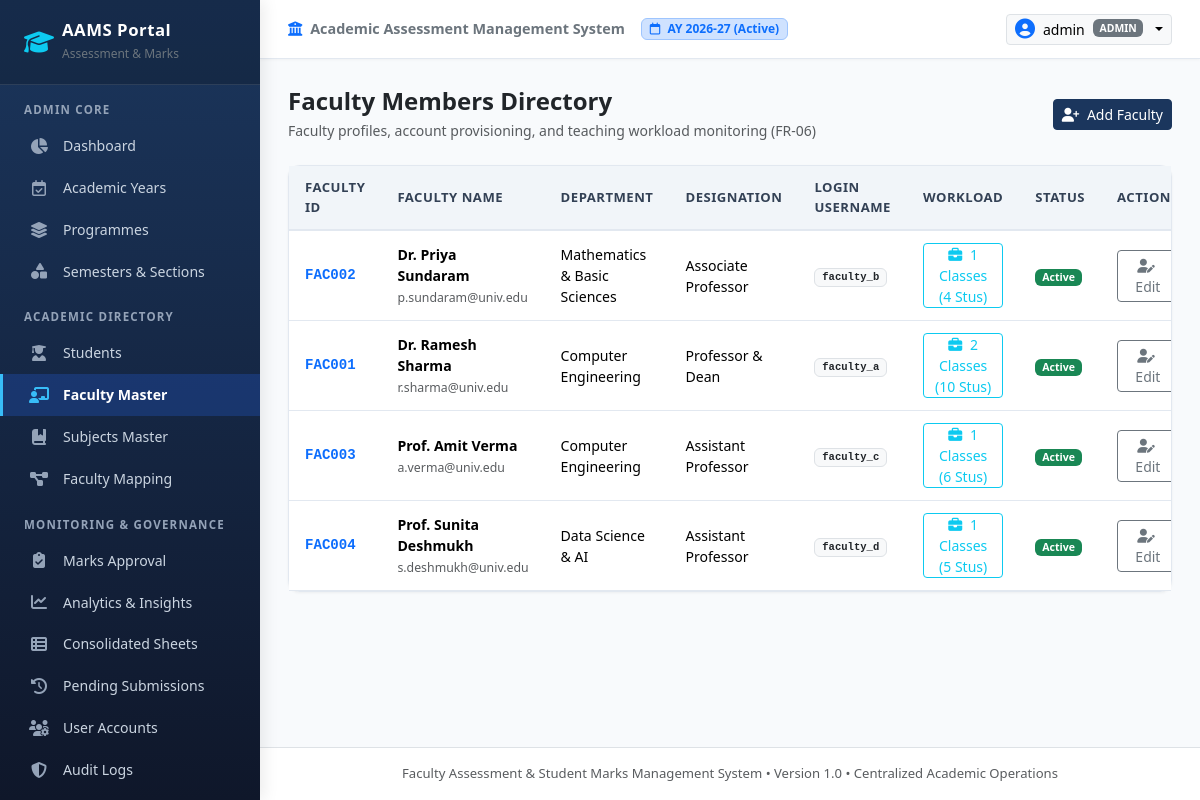
Before: /admin/faculty (signed in) with the older database file.
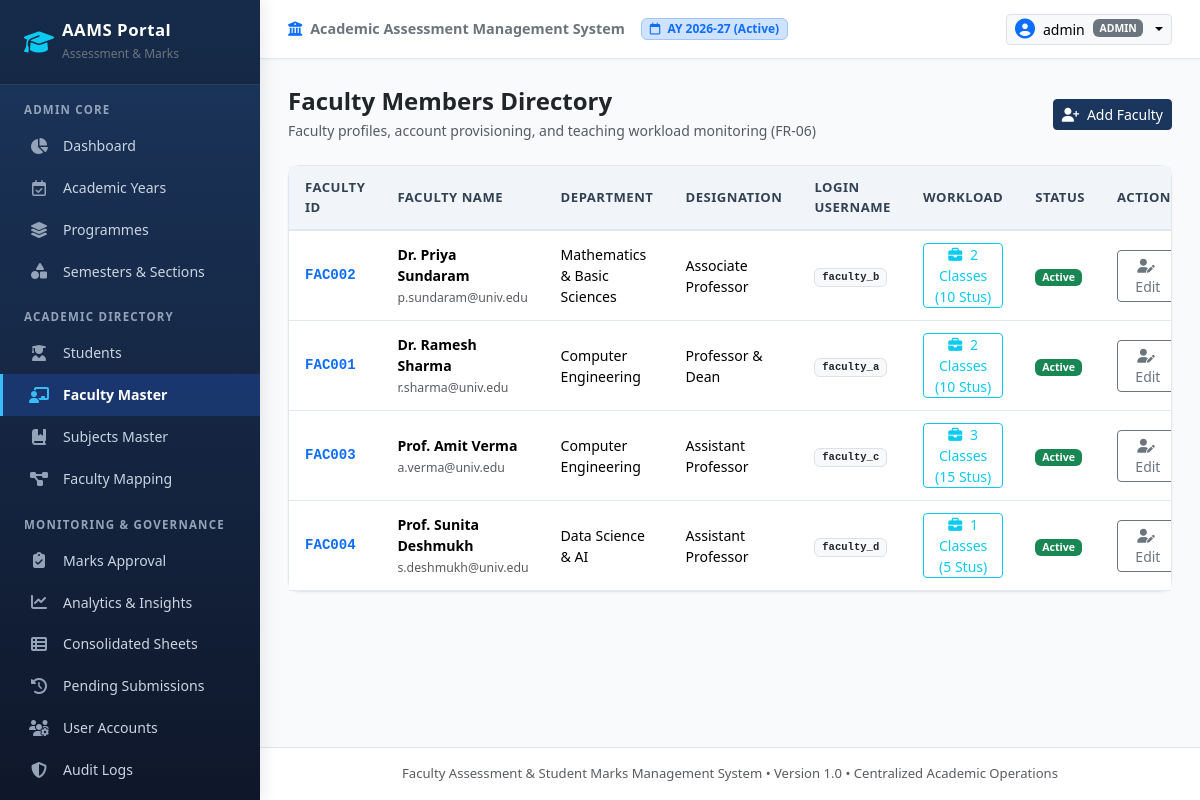
After: the same page with the newer database file.
### app/models/user.py (models this page shows, shortened)
class Faculty(db.Model):
    __tablename__ = 'faculty'
    id = db.Column(db.Integer, primary_key=True)
    faculty_id_code = db.Column(db.String(50), unique=True, nullable=False, index=True)  # e.g., FAC001
    name = db.Column(db.String(100), nullable=False)
    email = db.Column(db.String(120), unique=True, nullable=False, index=True)
    department = db.Column(db.String(100), nullable=False)
    designation = db.Column(db.String(100), nullable=False)
    status = db.Column(db.String(20), default='Active', nullable=False)  # Active / Inactive
    created_at = db.Column(db.DateTime, default=datetime.utcnow)
    updated_at = db.Column(db.DateTime, default=datetime.utcnow, onupdate=datetime.utcnow)
    user_account = db.relationship('User', back_populates='faculty_profile', uselist=False, foreign_keys='User.faculty_id')
    mappings = db.relationship('FacultySubjectMapping', back_populates='faculty', cascade='all, delete-orphan')

class User(UserMixin, db.Model):
    __tablename__ = 'users'
    id = db.Column(db.Integer, primary_key=True)
    username = db.Column(db.String(60), unique=True, nullable=False, index=True)
    password_hash = db.Column(db.String(255), nullable=False)
    role = db.Column(db.String(20), nullable=False, default='faculty')  # 'admin' or 'faculty'
    faculty_id = db.Column(db.Integer, db.ForeignKey('faculty.id', ondelete='SET NULL'), nullable=True)
    is_active = db.Column(db.Boolean, default=True, nullable=False)
    created_at = db.Column(db.DateTime, default=datetime.utcnow)
    updated_at = db.Column(db.DateTime, default=datetime.utcnow, onupdate=datetime.utcnow)
    faculty_profile = db.relationship('Faculty', back_populates='user_account', uselist=False, foreign_keys=[faculty_id])
    @property
    def is_admin(self):
        return self.role == 'admin'

### app/routes/admin.py (the view, shortened to what this page needs)
@admin_bp.route('/faculty', methods=['GET', 'POST'])
@login_required
@admin_required
def faculty():
    faculty_list = Faculty.query.order_by(Faculty.name.asc()).all()
    workloads = {f.id: get_faculty_workload_analysis(f.id) for f in faculty_list}
    return render_template('admin/faculty.html', faculty_list=faculty_list, workloads=workloads)

### app/models/assessment.py (called while the page is built)
    @property
    def badge_class(self):
        classes = {
            'Draft': 'secondary',
            'Submitted': 'primary',
            'Under Review': 'info',
            'Approved': 'success',
            'Reopened': 'warning'
        }
        return classes.get(self.status, 'light')

### app/templates/admin/faculty.html (shortened to what this page needs)
{% extends "base.html" %}
{% block content %}
<div class="d-flex justify-content-between align-items-center mb-4">
  <div>
    <h4 class="fw-bold mb-1 text-dark">Faculty Members Directory</h4>
    <p class="text-muted small mb-0">Faculty profiles, account provisioning, and teaching workload monitoring (FR-06)</p>
  </div>
  <button type="button" class="btn btn-primary-custom btn-sm" data-bs-toggle="modal" data-bs-target="#addFacultyModal">
    <i class="fa-solid fa-user-plus me-1"></i> Add Faculty
  </button>
</div>
<div class="card card-custom">
  <div class="table-responsive">
    <table class="table table-custom">
      <thead>
        <tr>
          <th>Faculty ID</th>
          <th>Faculty Name</th>
          <th>Department</th>
          <th>Designation</th>
          <th>Login Username</th>
          <th>Workload</th>
          <th>Status</th>
          <th class="text-end">Actions</th>
        </tr>
      </thead>
      <tbody>
        {% for f in faculty_list %}
          {% set wl = workloads.get(f.id, {}) %}
          <tr>
            <td class="fw-bold font-monospace text-primary">{{ f.faculty_id_code }}</td>
            <td>
              <div class="fw-semibold">{{ f.name }}</div>
              <small class="text-muted">{{ f.email }}</small>
            </td>
            <td>{{ f.department }}</td>
            <td>{{ f.designation }}</td>
            <td>
              {% if f.user_account %}
                <span class="badge bg-light text-dark border font-monospace">{{ f.user_account.username }}</span>
              {% else %}
                <span class="badge bg-warning-subtle text-warning">No Login Account</span>
              {% endif %}
            </td>
            <td>
              <button type="button" class="btn btn-sm btn-outline-info py-0 px-2" data-bs-toggle="modal" data-bs-target="#workloadModal{{ f.id }}">
                <i class="fa-solid fa-briefcase me-1"></i> {{ wl.total_allocations }} Classes ({{ wl.total_students }} Stus)
              </button>
            </td>
            <td>
              {% if f.status == 'Active' %}
                <span class="badge bg-success">Active</span>
              {% else %}
                <span class="badge bg-secondary">Inactive</span>
              {% endif %}
            </td>
            <td class="text-end">
              <button class="btn btn-sm btn-outline-secondary" data-bs-toggle="modal" data-bs-target="#editFacultyModal{{ f.id }}">
                <i class="fa-solid fa-user-pen me-1"></i> Edit
              </button>
            </td>
          </tr>
        {% endfor %}
      </tbody>
    </table>
  </div>
</div>
{% endblock %}

Changed rows visible on the page:
changed Faculty "FAC002": total_allocations "1" → "2"; total_students "4" → "10"
changed Faculty "FAC003": total_allocations "1" → "3"; total_students "6" → "15"
